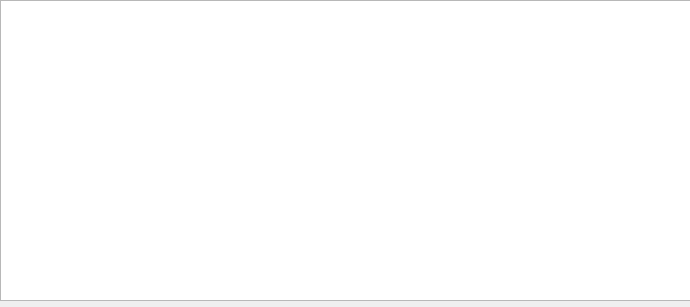
<?xml version="1.0" encoding="UTF-8"?>
<ui version="4.0">
 <class>Dialog</class>
 <widget class="QDialog" name="Dialog">
  <property name="geometry">
   <rect>
    <x>0</x>
    <y>0</y>
    <width>690</width>
    <height>307</height>
   </rect>
  </property>
  <property name="windowTitle">
   <string>Calc Helper</string>
  </property>
  <property name="windowIcon">
   <iconset resource="src/assets/src.qrc">
    <normaloff>:/src_ico/question.ico</normaloff>:/src_ico/question.ico</iconset>
  </property>
  <widget class="QTextBrowser" name="textBrowser">
   <property name="geometry">
    <rect>
     <x>0</x>
     <y>0</y>
     <width>691</width>
     <height>301</height>
    </rect>
   </property>
  </widget>
 </widget>
 <resources>
  <include location="src/assets/src.qrc"/>
 </resources>
 <connections/>
</ui>
